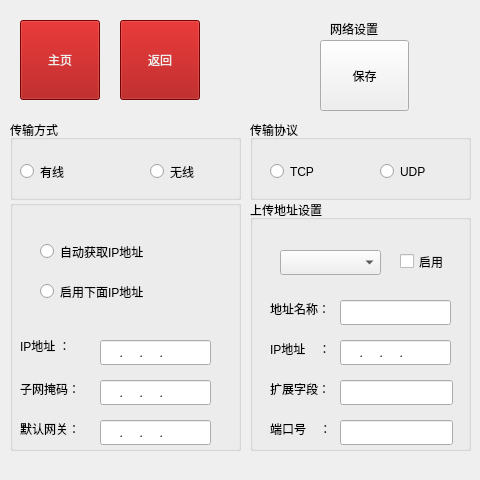
<?xml version="1.0" encoding="UTF-8"?>
<ui version="4.0">
 <class>FormSetting_WLSZ</class>
 <widget class="QWidget" name="FormSetting_WLSZ">
  <property name="geometry">
   <rect>
    <x>0</x>
    <y>0</y>
    <width>480</width>
    <height>480</height>
   </rect>
  </property>
  <property name="windowTitle">
   <string>Form</string>
  </property>
  <widget class="QLabel" name="label">
   <property name="geometry">
    <rect>
     <x>330</x>
     <y>20</y>
     <width>67</width>
     <height>17</height>
    </rect>
   </property>
   <property name="text">
    <string>网络设置</string>
   </property>
  </widget>
  <widget class="QPushButton" name="pushButton_main">
   <property name="geometry">
    <rect>
     <x>20</x>
     <y>20</y>
     <width>80</width>
     <height>80</height>
    </rect>
   </property>
   <property name="styleSheet">
    <string notr="true">background-color: rgb(164, 0, 0);
color: rgb(238, 238, 236);</string>
   </property>
   <property name="text">
    <string>主页</string>
   </property>
  </widget>
  <widget class="QPushButton" name="pushButton_last">
   <property name="geometry">
    <rect>
     <x>120</x>
     <y>20</y>
     <width>80</width>
     <height>80</height>
    </rect>
   </property>
   <property name="styleSheet">
    <string notr="true">background-color: rgb(164, 0, 0);
color: rgb(238, 238, 236);</string>
   </property>
   <property name="text">
    <string>返回</string>
   </property>
  </widget>
  <widget class="QGroupBox" name="groupBox">
   <property name="geometry">
    <rect>
     <x>10</x>
     <y>120</y>
     <width>231</width>
     <height>80</height>
    </rect>
   </property>
   <property name="title">
    <string>传输方式</string>
   </property>
   <widget class="QRadioButton" name="radioButton_YX">
    <property name="geometry">
     <rect>
      <x>10</x>
      <y>40</y>
      <width>71</width>
      <height>23</height>
     </rect>
    </property>
    <property name="text">
     <string>有线</string>
    </property>
   </widget>
   <widget class="QRadioButton" name="radioButton_WX">
    <property name="geometry">
     <rect>
      <x>140</x>
      <y>40</y>
      <width>71</width>
      <height>23</height>
     </rect>
    </property>
    <property name="text">
     <string>无线</string>
    </property>
   </widget>
  </widget>
  <widget class="QGroupBox" name="groupBox_2">
   <property name="geometry">
    <rect>
     <x>250</x>
     <y>120</y>
     <width>221</width>
     <height>80</height>
    </rect>
   </property>
   <property name="title">
    <string>传输协议</string>
   </property>
   <widget class="QRadioButton" name="radioButton_TCP">
    <property name="geometry">
     <rect>
      <x>20</x>
      <y>40</y>
      <width>71</width>
      <height>23</height>
     </rect>
    </property>
    <property name="text">
     <string>TCP</string>
    </property>
   </widget>
   <widget class="QRadioButton" name="radioButton_UDP">
    <property name="geometry">
     <rect>
      <x>130</x>
      <y>40</y>
      <width>71</width>
      <height>23</height>
     </rect>
    </property>
    <property name="text">
     <string>UDP</string>
    </property>
   </widget>
  </widget>
  <widget class="QGroupBox" name="groupBox_3">
   <property name="geometry">
    <rect>
     <x>250</x>
     <y>200</y>
     <width>221</width>
     <height>251</height>
    </rect>
   </property>
   <property name="title">
    <string>上传地址设置</string>
   </property>
   <widget class="QComboBox" name="comboBox_ID">
    <property name="geometry">
     <rect>
      <x>30</x>
      <y>50</y>
      <width>101</width>
      <height>25</height>
     </rect>
    </property>
   </widget>
   <widget class="QCheckBox" name="checkBox_RUN">
    <property name="geometry">
     <rect>
      <x>150</x>
      <y>50</y>
      <width>51</width>
      <height>23</height>
     </rect>
    </property>
    <property name="text">
     <string>启用</string>
    </property>
   </widget>
   <widget class="QLineEdit" name="lineEdit_NAME">
    <property name="geometry">
     <rect>
      <x>90</x>
      <y>100</y>
      <width>111</width>
      <height>25</height>
     </rect>
    </property>
   </widget>
   <widget class="QLineEdit" name="lineEdit_EX">
    <property name="geometry">
     <rect>
      <x>90</x>
      <y>180</y>
      <width>113</width>
      <height>25</height>
     </rect>
    </property>
   </widget>
   <widget class="QLineEdit" name="lineEdit_IP">
    <property name="geometry">
     <rect>
      <x>90</x>
      <y>140</y>
      <width>111</width>
      <height>25</height>
     </rect>
    </property>
    <property name="inputMask">
     <string>  000.  000.  000.  000</string>
    </property>
    <property name="maxLength">
     <number>23</number>
    </property>
   </widget>
   <widget class="QLineEdit" name="lineEdit_PORT">
    <property name="geometry">
     <rect>
      <x>90</x>
      <y>220</y>
      <width>113</width>
      <height>25</height>
     </rect>
    </property>
   </widget>
   <widget class="QLabel" name="label_2">
    <property name="geometry">
     <rect>
      <x>20</x>
      <y>100</y>
      <width>67</width>
      <height>17</height>
     </rect>
    </property>
    <property name="text">
     <string>地址名称：</string>
    </property>
   </widget>
   <widget class="QLabel" name="label_3">
    <property name="geometry">
     <rect>
      <x>20</x>
      <y>180</y>
      <width>67</width>
      <height>17</height>
     </rect>
    </property>
    <property name="text">
     <string>扩展字段：</string>
    </property>
   </widget>
   <widget class="QLabel" name="label_4">
    <property name="geometry">
     <rect>
      <x>20</x>
      <y>140</y>
      <width>61</width>
      <height>17</height>
     </rect>
    </property>
    <property name="text">
     <string>IP地址    ：</string>
    </property>
   </widget>
   <widget class="QLabel" name="label_5">
    <property name="geometry">
     <rect>
      <x>20</x>
      <y>220</y>
      <width>67</width>
      <height>17</height>
     </rect>
    </property>
    <property name="text">
     <string>端口号    ：</string>
    </property>
   </widget>
  </widget>
  <widget class="QGroupBox" name="groupBox_4">
   <property name="geometry">
    <rect>
     <x>10</x>
     <y>200</y>
     <width>231</width>
     <height>251</height>
    </rect>
   </property>
   <widget class="QLineEdit" name="lineEdit_5">
    <property name="geometry">
     <rect>
      <x>90</x>
      <y>140</y>
      <width>111</width>
      <height>25</height>
     </rect>
    </property>
    <property name="inputMask">
     <string>  000.  000.  000.  000</string>
    </property>
    <property name="maxLength">
     <number>23</number>
    </property>
   </widget>
   <widget class="QLabel" name="label_6">
    <property name="geometry">
     <rect>
      <x>10</x>
      <y>136</y>
      <width>61</width>
      <height>21</height>
     </rect>
    </property>
    <property name="text">
     <string>&lt;html&gt;&lt;head/&gt;&lt;body&gt;&lt;p&gt;IP地址    ：&lt;/p&gt;&lt;/body&gt;&lt;/html&gt;</string>
    </property>
   </widget>
   <widget class="QLineEdit" name="lineEdit_6">
    <property name="geometry">
     <rect>
      <x>90</x>
      <y>180</y>
      <width>111</width>
      <height>25</height>
     </rect>
    </property>
    <property name="inputMask">
     <string>  000.  000.  000.  000</string>
    </property>
    <property name="maxLength">
     <number>23</number>
    </property>
   </widget>
   <widget class="QLabel" name="label_7">
    <property name="geometry">
     <rect>
      <x>10</x>
      <y>180</y>
      <width>71</width>
      <height>17</height>
     </rect>
    </property>
    <property name="text">
     <string>子网掩码：</string>
    </property>
   </widget>
   <widget class="QLineEdit" name="lineEdit_7">
    <property name="geometry">
     <rect>
      <x>90</x>
      <y>220</y>
      <width>111</width>
      <height>25</height>
     </rect>
    </property>
    <property name="inputMask">
     <string>  000.  000.  000.  000</string>
    </property>
    <property name="maxLength">
     <number>23</number>
    </property>
   </widget>
   <widget class="QLabel" name="label_8">
    <property name="geometry">
     <rect>
      <x>10</x>
      <y>220</y>
      <width>71</width>
      <height>17</height>
     </rect>
    </property>
    <property name="text">
     <string>默认网关：</string>
    </property>
   </widget>
   <widget class="QRadioButton" name="radioButton">
    <property name="geometry">
     <rect>
      <x>30</x>
      <y>40</y>
      <width>131</width>
      <height>23</height>
     </rect>
    </property>
    <property name="text">
     <string>自动获取IP地址</string>
    </property>
   </widget>
   <widget class="QRadioButton" name="radioButton_2">
    <property name="geometry">
     <rect>
      <x>30</x>
      <y>80</y>
      <width>131</width>
      <height>23</height>
     </rect>
    </property>
    <property name="text">
     <string>启用下面IP地址</string>
    </property>
   </widget>
  </widget>
  <widget class="QPushButton" name="pushButton">
   <property name="geometry">
    <rect>
     <x>320</x>
     <y>40</y>
     <width>89</width>
     <height>71</height>
    </rect>
   </property>
   <property name="text">
    <string>保存</string>
   </property>
  </widget>
 </widget>
 <resources/>
 <connections/>
</ui>
